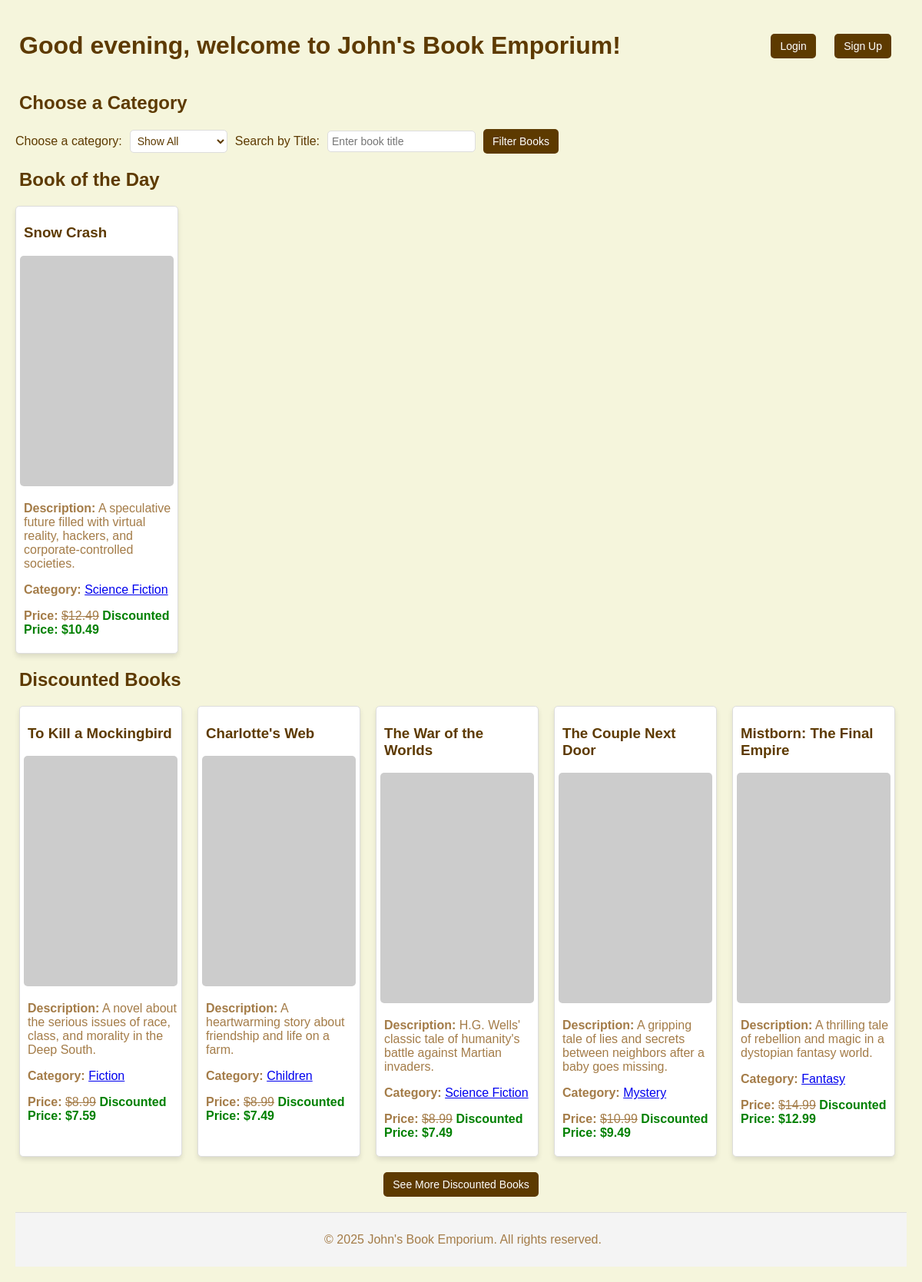
The page / on the database its author committed.
### tables this page shows
CREATE TABLE `books` (
  `id` int(11) NOT NULL,
  `title` varchar(255) NOT NULL,
  `description` text DEFAULT NULL,
  `cover` varchar(255) DEFAULT NULL,
  `price` decimal(10,2) NOT NULL,
  `category` varchar(255) DEFAULT NULL,
  `discount_price` decimal(10,2) DEFAULT NULL
);

### db.php (called while the page is built, shortened)
<?php
$host = 'localhost';
$username = 'root';
$password = '';
$dbname = 'bookstore';
$conn = mysqli_connect($host, $username, $password, $dbname);
function get_all_books() {
    global $conn;
    $sql = "SELECT id, title, description, cover, price, discount_price, category FROM books";
    $result = mysqli_query($conn, $sql);
    $books = [];
    while ($row = mysqli_fetch_assoc($result)) {
        $books[] = [
            "id" => $row['id'],
            "title" => $row['title'],
            "description" => $row['description'],
            "cover" => $row['cover'],
            "price" => (float)$row['price'],
            "discount_price" => isset($row['discount_price']) ? (float)$row['discount_price'] : null,
            "category" => $row['category']
        ];
    }
    return $books;
}
?>

### index.php (the view, shortened to what this page needs)
<?php
$storeName = "John's Book Emporium";
require 'db.php';
$books = get_all_books();
$featuredBookIndex = array_rand($books);
$featuredBook = $books[$featuredBookIndex];
$currentTime = date('H');
if ($currentTime < 12) {
    $greeting = "Good morning";
} elseif ($currentTime < 18) {
    $greeting = "Good afternoon";
} else {
    $greeting = "Good evening";
}
$discountedBooks = array_filter($books, function ($book) {
    return isset($book['discount_price']) && $book['discount_price'] < $book['price'];
});
$randomDiscountedBookKeys = array_rand($discountedBooks, min(5, count($discountedBooks)));
$displayedDiscountedBooks = [];
if (is_array($randomDiscountedBookKeys)) {
    foreach ($randomDiscountedBookKeys as $key) {
        $displayedDiscountedBooks[] = $discountedBooks[$key];
    }
} else {
    $displayedDiscountedBooks[] = $discountedBooks[$randomDiscountedBookKeys];
}
?>
<!DOCTYPE html>
<html lang="en">
<head>
</head>
<body>
    <div class="header">
        <h1><?= htmlspecialchars($greeting . ", welcome to " . $storeName); ?>!</h1>
        <div>
            <a href="login.php" class="button">Login</a>
            <a href="signin.php" class="button">Sign Up</a>
        </div>
    </div>
    <h2>Choose a Category</h2>
    <form action="category.php" method="get">
        <label for="category">Choose a category:</label>
        <select name="category" id="category">
            <option value="all">Show All</option>
        </select>
        <label for="title">Search by Title:</label>
        <input type="text" name="title" id="title" placeholder="Enter book title">
        <button type="submit">Filter Books</button>
    </form>
    <h2>Book of the Day</h2>
    <div class="book">
        <h3><?= htmlspecialchars($featuredBook['title']); ?></h3>
        <img src="<?= htmlspecialchars($featuredBook['cover']); ?>" alt="<?= htmlspecialchars($featuredBook['title']); ?> Cover" />
        <p><strong>Description:</strong> <?= htmlspecialchars($featuredBook['description']); ?></p>
        <p><strong>Category:</strong>
            <a href="category.php?category=<?= urlencode($featuredBook['category']); ?>">
                <?= htmlspecialchars($featuredBook['category']); ?>
            </a>
        </p>
        <?php if (isset($featuredBook['discount_price'])): ?>
            <p><strong>Price:</strong> <span style='text-decoration: line-through;'>$<?= number_format($featuredBook['price'], 2); ?></span>
            <strong style="color: green;">Discounted Price: $<?= number_format($featuredBook['discount_price'], 2); ?></strong>
            </p>
        <?php else: ?>
            <p><strong>Price:</strong> $<?= number_format($featuredBook['price'], 2); ?></p>
        <?php endif; ?>
    </div>
    <h2>Discounted Books</h2>
<div class="book-list">
    <?php if (count($displayedDiscountedBooks) > 0): ?>
        <?php foreach ($displayedDiscountedBooks as $book): ?>
            <div class='book'>
                <h3><?= htmlspecialchars($book['title']); ?></h3>
                <img src="<?= htmlspecialchars($book['cover']); ?>" alt="<?= htmlspecialchars($book['title']); ?> Cover" />
                <p><strong>Description:</strong> <?= htmlspecialchars($book['description']); ?></p>
                <p><strong>Category:</strong>
                    <a href="category.php?category=<?= urlencode($book['category']); ?>">
                        <?= htmlspecialchars($book['category']); ?>
                    </a>
                </p>
                <p><strong>Price:</strong>
                    <span style="text-decoration: line-through;">$<?= number_format($book['price'], 2); ?></span>
                    <strong style="color: green;">Discounted Price: $<?= number_format($book['discount_price'], 2); ?></strong>
                </p>
            </div>
        <?php endforeach; ?>
    <?php else: ?>
        <p>No discounted books available.</p>
    <?php endif; ?>
</div>
<div class="more-button">
    <a href="discounted.php">
        <button>See More Discounted Books</button>
    </a>
</div>
    <footer>
        <p>&copy; <?= date('Y'); ?> <?= htmlspecialchars($storeName); ?>. All rights reserved.</p>
    </footer>
</body>
</html>

### index.php (style rules this page uses)
body { background-color: beige; font-family: Arial, sans-serif; margin: 0; padding: 20px; }
.header { display: flex; justify-content: space-between; align-items: center; }
.button { margin-right: 20px; padding: 8px 12px; background-color: #5D3A00; color: white; border: none; border-radius: 5px; font-size: 14px; text-decoration: none; cursor: pointer; }
h1, h2, h3 { color: #5D3A00; margin-left: 5px; }
p, li { color: #A47C48; margin-left: 5px; }
.book-list { display: flex; flex-wrap: wrap; gap: 20px; margin-left: 5px; }
.book { border: 1px solid #ddd; padding: 5px; width: 200px; background-color: white; border-radius: 5px; box-shadow: 0 4px 6px rgba(0, 0, 0, 0.1); }
.book img { width: 100%; height: auto; border-radius: 5px; }
footer { text-align: center; margin-top: 20px; padding: 10px; background-color: #F4F4F4; border-top: 1px solid #ddd; color: #A47C48; }
form { margin-bottom: 20px; display: flex; align-items: center; gap: 10px; }
label { font-size: 16px; color: #5D3A00; }
select, input[type="text"] { padding: 5px; font-size: 14px; border-radius: 5px; border: 1px solid #ddd; background-color: white; color: #5D3A00; }
button { background-color: #5D3A00; color: white; padding: 8px 12px; border: none; border-radius: 5px; font-size: 14px; cursor: pointer; }
.more-button { margin-top: 20px; text-align: center; }

### rows shown on the page
books: title "Snow Crash", description "A speculative future filled with virtual reality, hackers, and corporate-controlled societies.", category "Science Fiction", price "12.49", discount_price "10.49"
books: title "To Kill a Mockingbird", description "A novel about the serious issues of race, class, and morality in the Deep South.", category "Fiction", price "8.99", discount_price "7.59"
books: title "Charlotte's Web", description "A heartwarming story about friendship and life on a farm.", category "Children", price "8.99", discount_price "7.49"
books: title "The War of the Worlds", description "H.G. Wells' classic tale of humanity's battle against Martian invaders.", category "Science Fiction", price "8.99", discount_price "7.49"
books: title "The Couple Next Door", description "A gripping tale of lies and secrets between neighbors after a baby goes missing.", category "Mystery", price "10.99", discount_price "9.49"
books: title "Mistborn: The Final Empire", description "A thrilling tale of rebellion and magic in a dystopian fantasy world.", category "Fantasy", price "14.99", discount_price "12.99"

### other values the page prints
$greeting . ", welcome to " . $storeName "Good evening, welcome to John's Book Emporium"
$storeName "John's Book Emporium"
